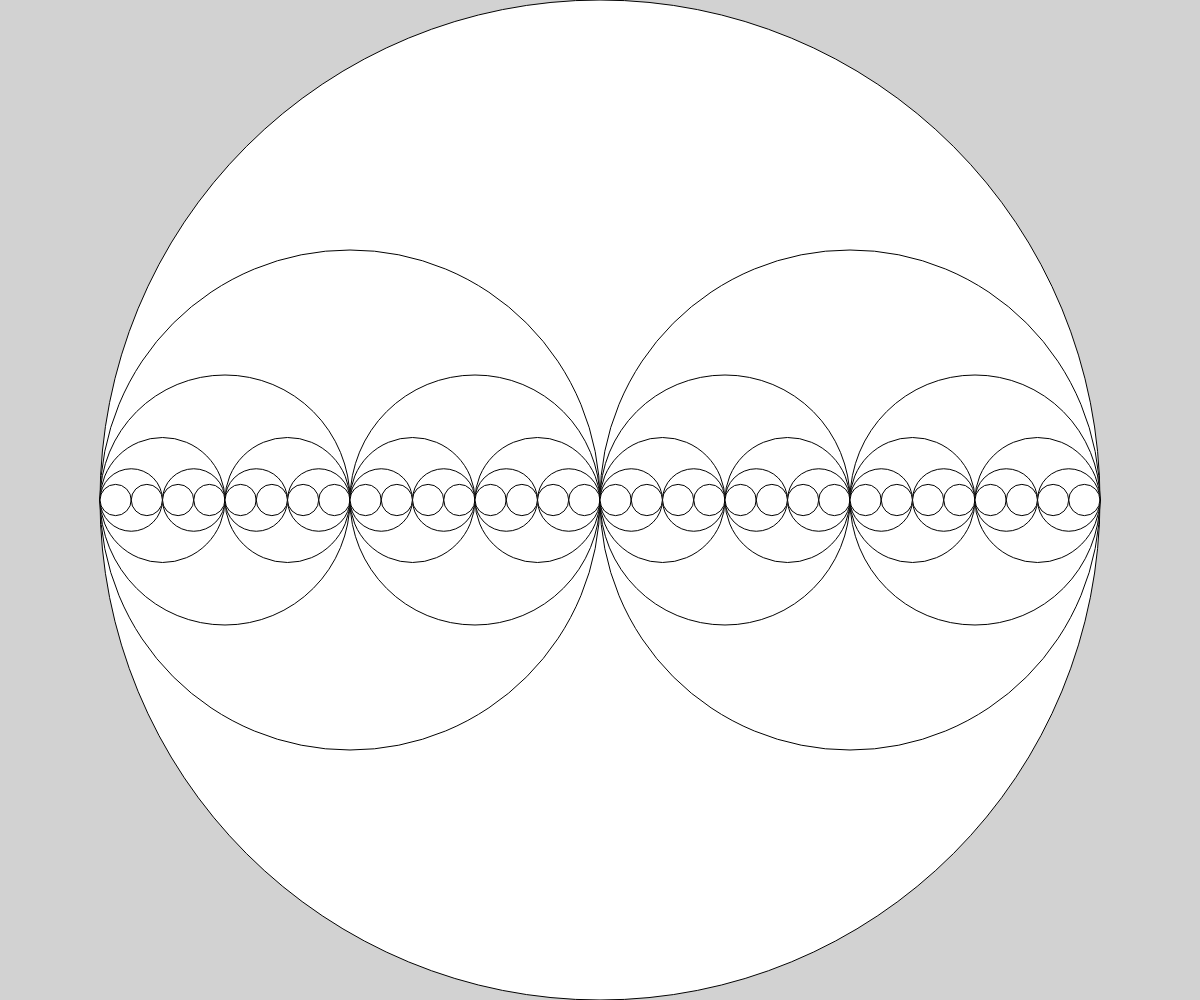
Frame 1 (no input)
Frame 60 (no input): identical to frame 1, image omitted
Frame 120 (the mouse pressed at the canvas centre since frame 60): identical to frame 1, image omitted

The p5.js sketch that drew this single still picture (run headless with seeded random() and noise() and a simulated clock; from frame 60 on, the mouse is pressed at the canvas centre):

// p5.js sketch
// ── sketch.js
// Cicle Immersion

function setup() {
  createCanvas(windowWidth, windowHeight);
}

function draw() {
  background(210);

  recursiveCircle(width/2, height);
}

function recursiveCircle(x, diameter) {
  circle(x, height/2, diameter);

  if (diameter > 50) {
    recursiveCircle(x-0.25*diameter, diameter/2);
    recursiveCircle(x+0.25*diameter, diameter/2);
  }
}
